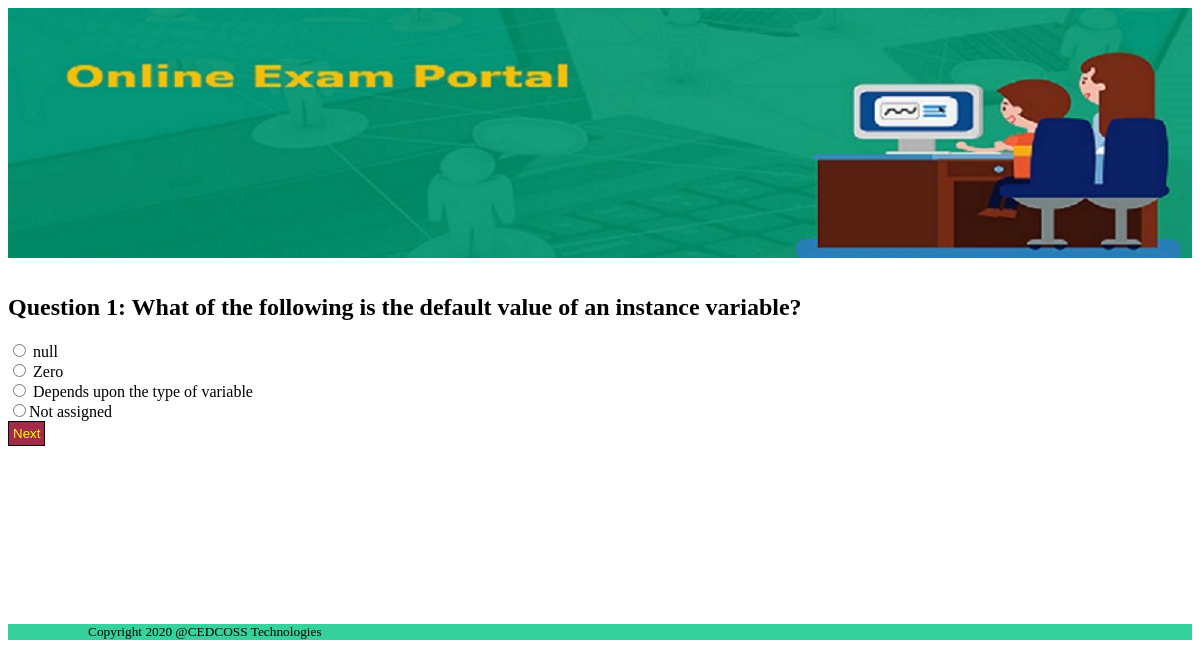
Page /exam.php?id=9 (signed in) on the committed database.
### tables this page shows
CREATE TABLE `question` (
  `que_id` int(11) NOT NULL,
  `test_id` int(11) NOT NULL,
  `que_name` varchar(250) NOT NULL,
  `ans1` varchar(75) NOT NULL,
  `ans2` varchar(75) NOT NULL,
  `ans3` varchar(75) NOT NULL,
  `ans4` varchar(75) NOT NULL,
  `true_ans` int(1) NOT NULL
);

### exam.php (the view, shortened to what this page needs)
<?php include('header.php');
    include('admin/config.php');
    global $user_answer;
    global $all_page;
?>
<?php
    $limit = 1;
if (isset($_GET['page'])) {
    $page = $_GET['page'];
} else {
    $page = 1;
}
$id = $_REQUEST['id'];
    $offset = ($page-1) * $limit;
     $sql1 = "SELECT * FROM question WHERE `test_id`='".$id."'";
            $result1 = $conn->query($sql1);
        if ($result1->num_rows > 0) {
            $all_records =$result1->num_rows;
            $all_page = ceil($all_records / $limit);
        }
    $sql = "SELECT * FROM question WHERE `test_id`='".$id."' limit $offset , $limit";
    $result = $conn->query($sql);
if ($result->num_rows > 0) {
    while ($row = $result->fetch_assoc()) {?>
<div class="main">
        <form action="exam.php?page=<?php echo $page+1;?>&id=<?php echo $id; ?> " method="POST">
                    <div id="question">
                        <h2> Question <?php echo $page;?>: <?php echo $row['que_name'];?></h2>
                    </div>
                    <div id="radio">
                            <input type="radio" name="option"  value="1" <?php if ($user_answer==1) :?> checked
                        <?php endif ?>><?php echo $row['ans1']; ?><br>
                            <input type="radio" name="option"  value="2" <?php if ($user_answer==2) :?> checked
                        <?php endif ?>> <?php echo $row['ans2']; ?> <br>
                            <input type="radio" name="option"  value="3" <?php if ($user_answer==3) :?> checked
                        <?php endif ?>><?php echo $row['ans3']; ?><br>
                            <input type="radio" name="option"  value="4" <?php if ($user_answer==4) :?> checked
                        <?php endif ?>><?php echo $row['ans4'] ?><br>
                        <?php if ($page>=1 && $page!=$all_page) :?>
                            <input type="submit" name="ans" value="Next">
                        <?php endif ;?>
                                    </div>
                </form>
                <?php
                }
            }?>
</div>
<?php include 'footer.php'?>

### css/style.css (style rules this page uses)
.main { height: 330px; }
#signup-form a, #login-form a,input[type="submit"] { text-decoration: none; background-color: rgb(163, 42, 72); padding: 4px; color:yellow; border: 1px solid black; }

### rows in the picture
question: que_name "What of the following is the default value of an instance variable?", ans1 "null", ans2 "Zero", ans3 "Depends upon the type of variable", ans4 "Not assigned"
